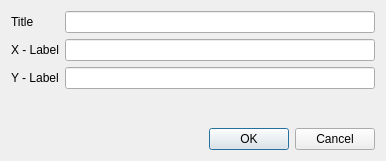
<?xml version="1.0" encoding="UTF-8"?>
<ui version="4.0">
 <class>QArkSetNotationPlotWidgetDialog</class>
 <widget class="QDialog" name="QArkSetNotationPlotWidgetDialog">
  <property name="geometry">
   <rect>
    <x>0</x>
    <y>0</y>
    <width>386</width>
    <height>161</height>
   </rect>
  </property>
  <property name="windowTitle">
   <string>Dialog</string>
  </property>
  <layout class="QGridLayout" name="gridLayout">
   <item row="0" column="0">
    <widget class="QLabel" name="titleLabel">
     <property name="text">
      <string>Title</string>
     </property>
    </widget>
   </item>
   <item row="0" column="1">
    <widget class="QLineEdit" name="titleLineEdit"/>
   </item>
   <item row="1" column="0">
    <widget class="QLabel" name="xLabel">
     <property name="text">
      <string>X - Label</string>
     </property>
    </widget>
   </item>
   <item row="1" column="1">
    <widget class="QLineEdit" name="xLabelLineEdit"/>
   </item>
   <item row="2" column="0">
    <widget class="QLabel" name="yLabel">
     <property name="text">
      <string>Y - Label</string>
     </property>
    </widget>
   </item>
   <item row="2" column="1">
    <widget class="QLineEdit" name="yLabelLineEdit"/>
   </item>
   <item row="3" column="1">
    <spacer name="verticalSpacer">
     <property name="orientation">
      <enum>Qt::Vertical</enum>
     </property>
     <property name="sizeHint" stdset="0">
      <size>
       <width>20</width>
       <height>8</height>
      </size>
     </property>
    </spacer>
   </item>
   <item row="4" column="1">
    <widget class="QDialogButtonBox" name="buttonBox">
     <property name="orientation">
      <enum>Qt::Horizontal</enum>
     </property>
     <property name="standardButtons">
      <set>QDialogButtonBox::Cancel|QDialogButtonBox::Ok</set>
     </property>
    </widget>
   </item>
  </layout>
 </widget>
 <resources/>
 <connections>
  <connection>
   <sender>buttonBox</sender>
   <signal>accepted()</signal>
   <receiver>QArkSetNotationPlotWidgetDialog</receiver>
   <slot>accept()</slot>
   <hints>
    <hint type="sourcelabel">
     <x>248</x>
     <y>254</y>
    </hint>
    <hint type="destinationlabel">
     <x>157</x>
     <y>274</y>
    </hint>
   </hints>
  </connection>
  <connection>
   <sender>buttonBox</sender>
   <signal>rejected()</signal>
   <receiver>QArkSetNotationPlotWidgetDialog</receiver>
   <slot>reject()</slot>
   <hints>
    <hint type="sourcelabel">
     <x>316</x>
     <y>260</y>
    </hint>
    <hint type="destinationlabel">
     <x>286</x>
     <y>274</y>
    </hint>
   </hints>
  </connection>
 </connections>
</ui>
